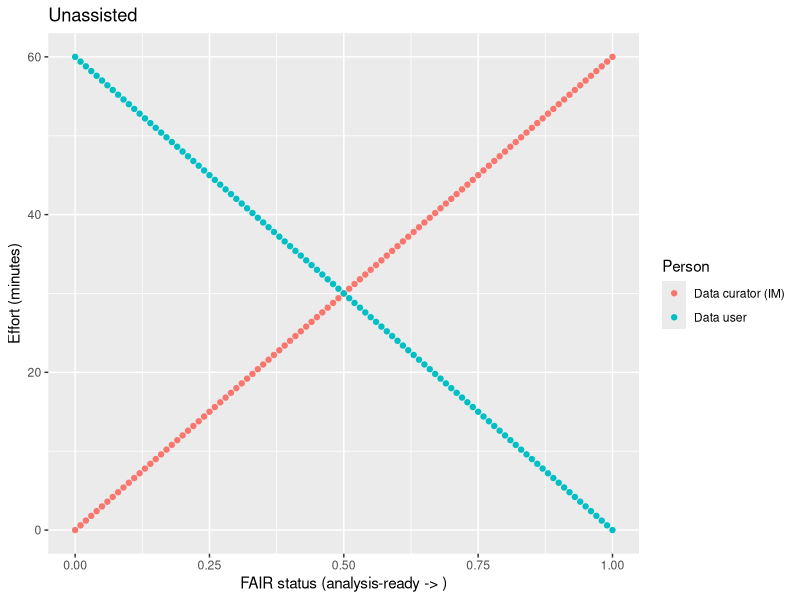
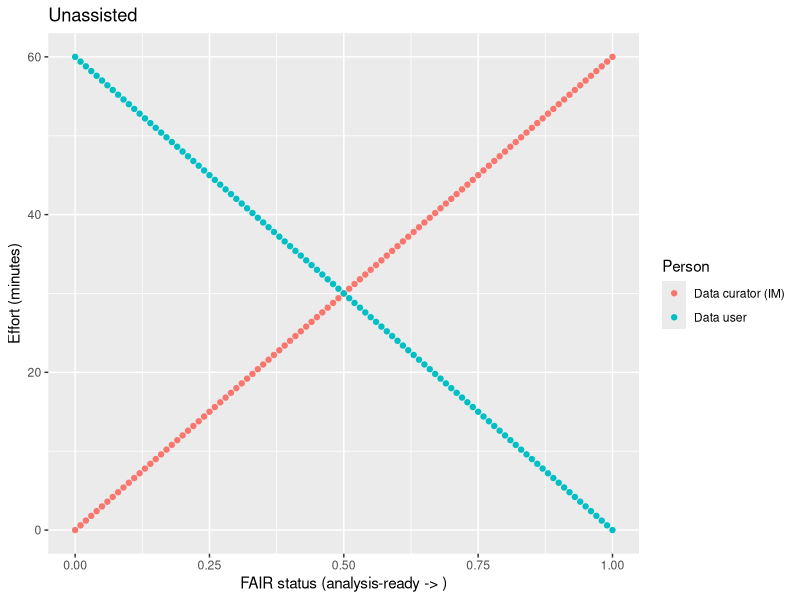

Write R code to recreate these figures, in order.
# Data curation re-use tradeoff model

library('tidyverse')

# Number of minutes needed for dataset standardization (submission to re-use),
# discovery, and publication to the repository
t_stdize_min <- 60
t_disc_min <- 0
t_pub_min <- 0

# Data state at t0 (contributor, 0-1)
dstate_t0 <- 0

# Data state at t1 (repository, 0-1)

df <- data.frame(dstate_t1 = seq(0, 1, 0.01))

# Data state at t2 (re-use, 0-1)
dstate_t2 <- 1

# Repository efficiency multiplier (percent of N_min_std saved by repository, 0-1)
repo_eff_mult <- 0.0

# Effort calculations

df['e_curator'] <- ((t_stdize_min * (1-repo_eff_mult)) * df$dstate_t1) - 
  (t_stdize_min * dstate_t0) + t_pub_min
df['e_user'] <- (t_stdize_min * dstate_t2) - (t_stdize_min * df$dstate_t1) +
  t_disc_min + (t_disc_min * (1 - df$dstate_t1))

g <- ggplot(data=df, aes(x=dstate_t1)) +
  geom_point(aes(y=e_curator, color='Data curator (IM)')) +
  geom_point(aes(y=e_user, color='Data user')) +
  ylab('Effort (minutes)') + xlab('FAIR status (analysis-ready -> )') +
  guides(colour = guide_legend("Person")) +
  ggtitle('Unassisted')
g
ggsave('~/Downloads/dc_du_tradeoff_noassist.png', width = 5.5, height = 4)

